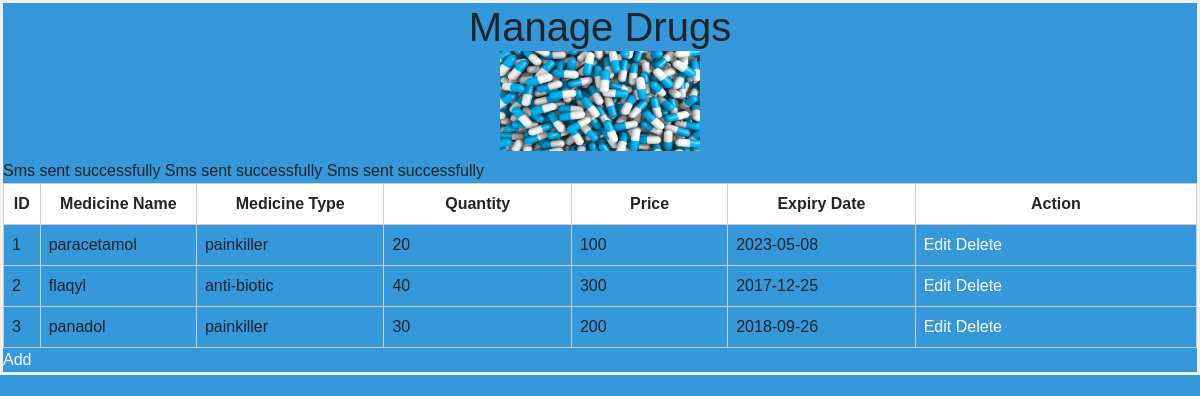
Screenshot of /medd.php with the database file from the repository.
### tables this page shows
CREATE TABLE `medicines` (
  `medicine_id` int(10) NOT NULL,
  `medicine_name` varchar(20) NOT NULL,
  `medicine_type` varchar(20) DEFAULT NULL,
  `quantity` varchar(10) DEFAULT NULL,
  `price` varchar(20) DEFAULT NULL,
  `expiry_date` date DEFAULT NULL
);

### medd.php (the view, shortened to what this page needs)
<?php
$host ="localhost";
$username = "root";
$password = "";
$dbname = "medstore";
$conn = mysqli_connect($host,$username,$password,$dbname);
$query = "SELECT * FROM medicines";
$result = mysqli_query($conn, $query);
?>
<!DOCTYPE html>
<html>
<head>
    <link rel="stylesheet" href="bootstrap/css/bootstrap.min.css">
    <link rel="stylesheet" href="style.css">
    <link rel="stylesheet" href="https://use.fontawesome.com/releases/v5.3.1/css/all.css">
</head>
<body>
    <h1 align = "center">Manage Drugs<br> <img src="images/caps.jpg"  height="100px" width="200px" ></h1>
    <table>
        <tr>
            <th style="width: 1%";>ID</th>
            <th style="width: 10%";>Medicine Name</th>
            <th style="width: 12%">Medicine Type</th>
            <th style="width: 12%">Quantity</th>
            <th style="width: 10%">Price</th>
            <th style="width: 12%">Expiry Date</th>
            <th style="width: 18%">Action</th>
        </tr>
    <?php
  while ($medicine = mysqli_fetch_assoc($result)) {
     ?>
                <tr>
                <td><?php echo $medicine['medicine_id']; ?></td>
                <td><?php echo $medicine['medicine_name']; ?></td>
                <td><?php echo $medicine['medicine_type']; ?></td>
                <td><?php echo $medicine['quantity']; ?></td>
                <td><?php echo $medicine['price']; ?></td>
                <td><?php echo $medicine['expiry_date']; ?></td>
                <td>
                    <a href="edit.php?medicine_id=<?php echo $medicine['medicine_id']; ?>">Edit</a>
                    <a href="delete.php?medicine_id=<?php echo $medicine['medicine_id']; ?>">Delete</a>
                </td>
            </tr>
    <?php
        }
     ?>
    </table>
    <a href="addmed.php">Add  </a>
</body>
</html>

### style.css (style rules this page uses)
body { font-family: Arial, sans-serif; font-size: 16px; line-height: 1.5; margin: 0; padding: 0; color: b; background-color: #3498db; border: 3px solid #f1f1f1; }
a { text-decoration: none; color: #fff; }
table { border-collapse: collapse; width: 100%; text-align: center; }
th, td { border: 1px solid #ccc; padding: 8px; text-align: left; }
th { background-color: #fff; text-align: center; }

### rows the page displays
medicines: medicine_id "1", medicine_name "paracetamol", medicine_type "painkiller", quantity "20", price "100", expiry_date "2023-05-08"
medicines: medicine_id "2", medicine_name "flaqyl", medicine_type "anti-biotic", quantity "40", price "300", expiry_date "2017-12-25"
medicines: medicine_id "3", medicine_name "panadol", medicine_type "painkiller", quantity "30", price "200", expiry_date "2018-09-26"
